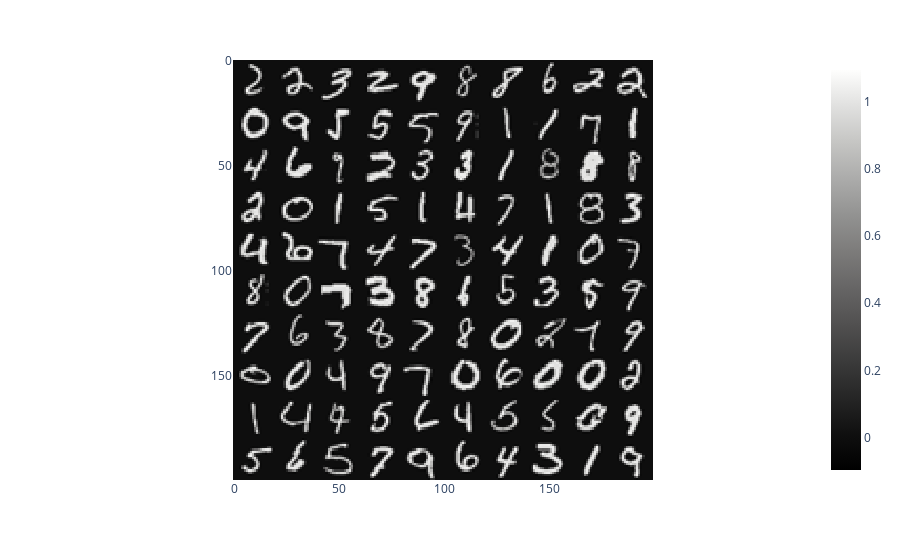

The notebook cell this image was saved under:
### Code cell
fig = px.imshow(digits_img,color_continuous_scale='gray')
fig.show()

### Figure 1 — Plotly figure (JSON) as saved in the notebook; plotly's stock layout.template omitted (floating-point values rounded to 4 significant figures; data arrays with more than 128 entries replaced by an {"elided": "..."} marker saying what was removed)
{"data": [{"coloraxis": "coloraxis", "hovertemplate": "x: %{x}<br>y: %{y}<br>color: %{z}<extra></extra>", "name": "0", "type": "heatmap", "xaxis": "x", "yaxis": "y", "z": {"elided": "200x200 float values"}}], "layout": {"coloraxis": {"colorscale": [[0, "rgb(0, 0, 0)"], [0.09091, "rgb(16, 16, 16)"], [0.1818, "rgb(38, 38, 38)"], [0.2727, "rgb(59, 59, 59)"], [0.3636, "rgb(81, 80, 80)"], [0.4545, "rgb(102, 101, 101)"], [0.5455, "rgb(124, 123, 122)"], [0.6364, "rgb(146, 146, 145)"], [0.7273, "rgb(171, 171, 170)"], [0.8182, "rgb(197, 197, 195)"], [0.9091, "rgb(224, 224, 223)"], [1, "rgb(254, 254, 253)"]]}, "margin": {"t": 60}, "xaxis": {"anchor": "y", "constrain": "domain", "domain": [0, 1], "scaleanchor": "y"}, "yaxis": {"anchor": "x", "autorange": "reversed", "constrain": "domain", "domain": [0, 1]}}}
